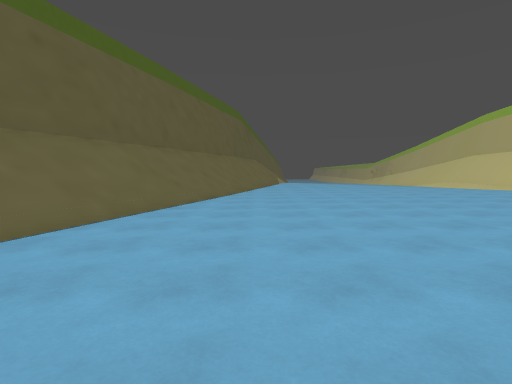
[1] (above)

18 first-person views from a walk through a 3-D level made in the Godot game engine. The camera is 1.4 m above the floor, tilts 4° down and sees 80° across. The floor is counted in squares, 2 m on a side. Each view is taken from the middle of a square. On the plan, view 1 faces up. The plan holds only what a view shows up to about 10 squares ahead; the rest is blank. The place goes on beyond the plan.

[2]
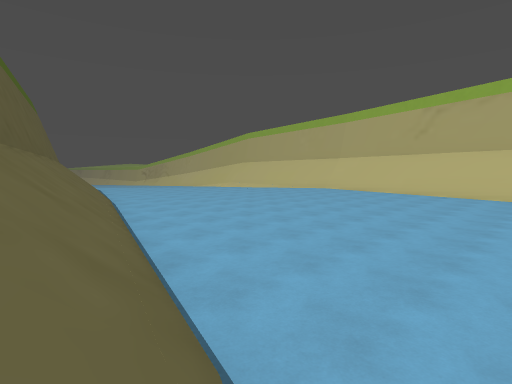

[3]
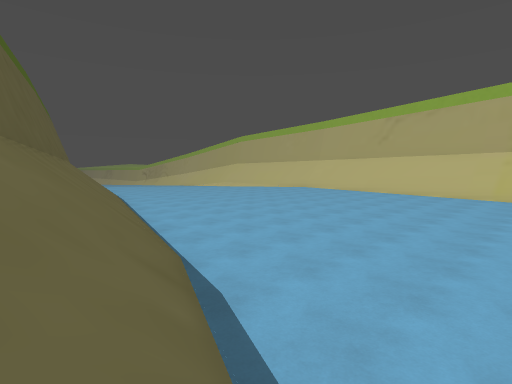

[4]
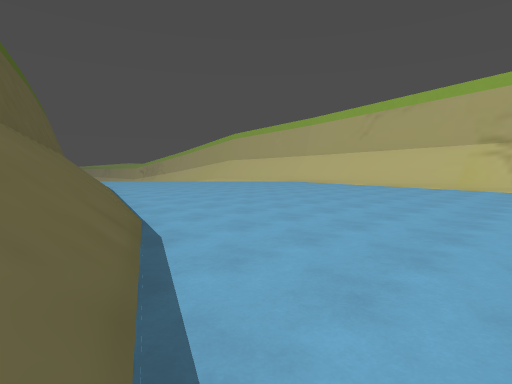

[5]
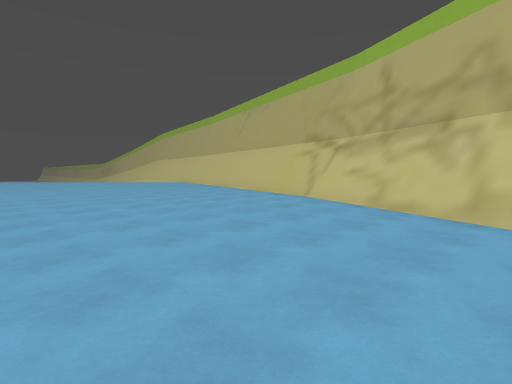

[6]
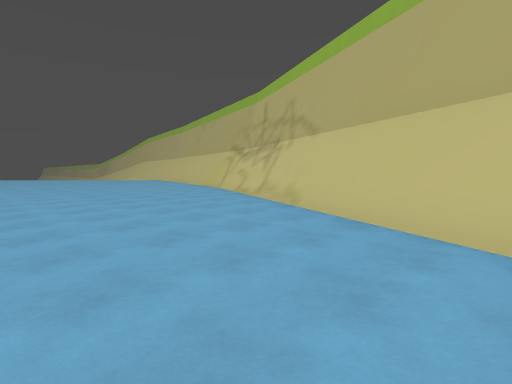

[7]
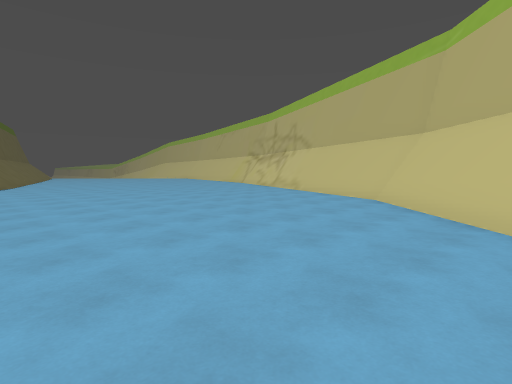

[8]
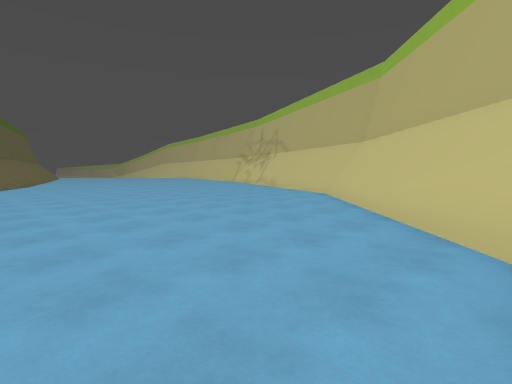

[9]
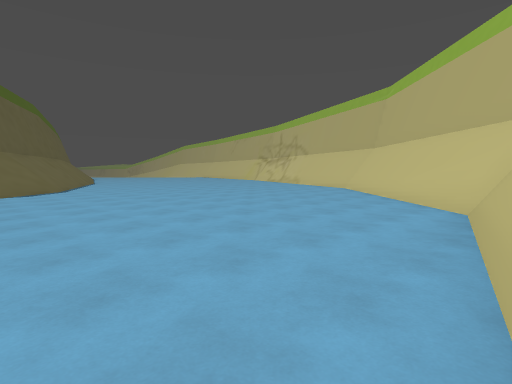

[10]
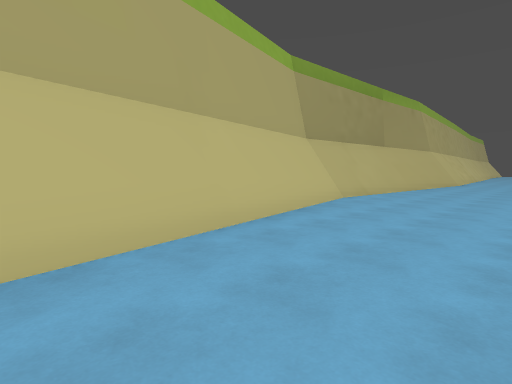

[11]
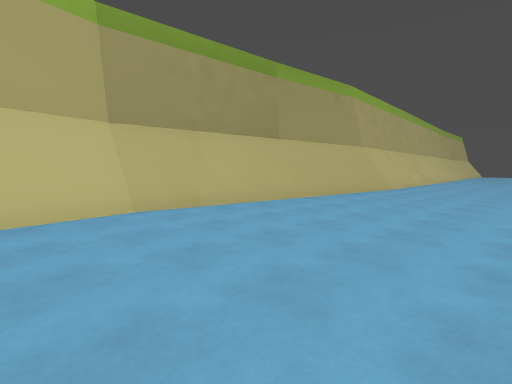

[12]
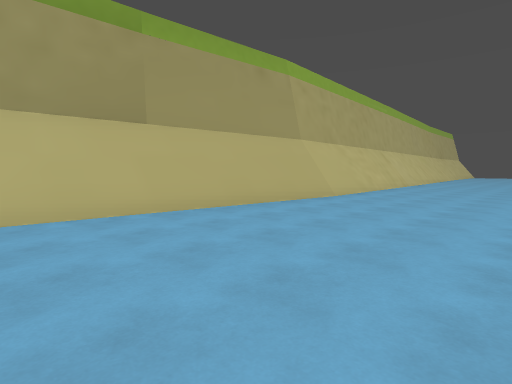

[13]
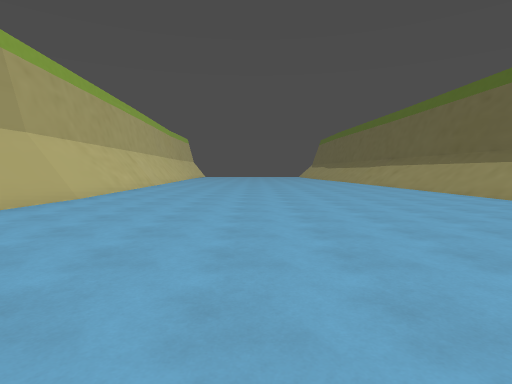

[14]
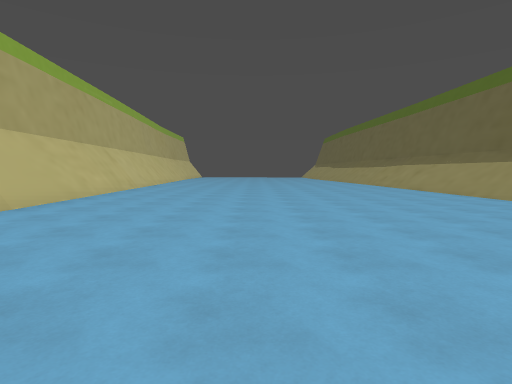

[15]
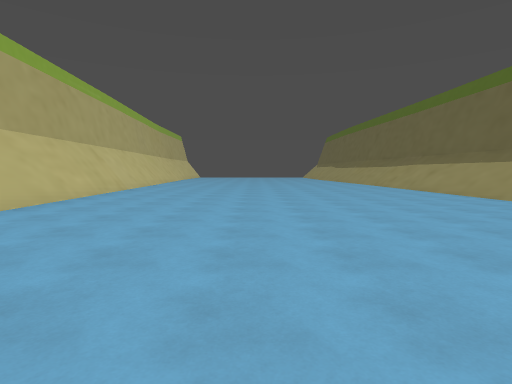

[16]
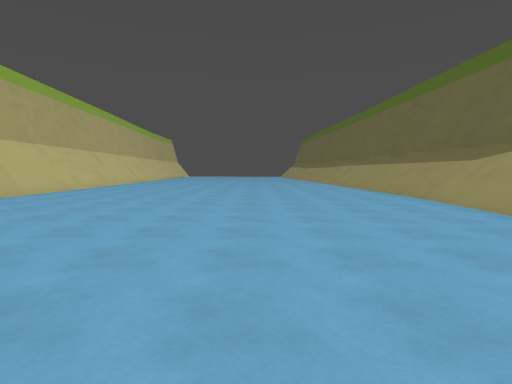

[17]
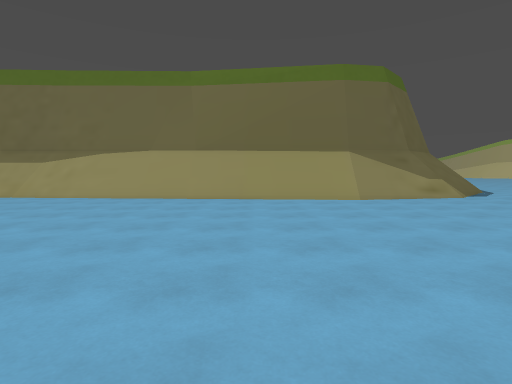

[18]
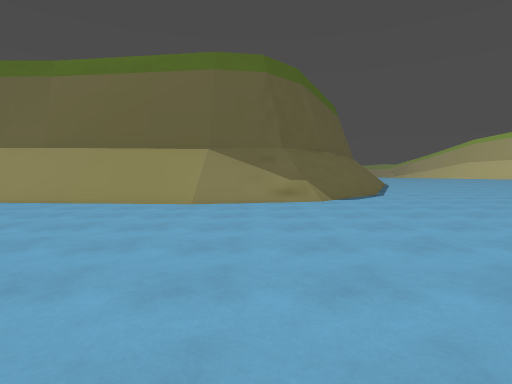

### Floor plan
Key: @ floor where view 1 was taken; # wall or solid block; . floor; / step, stairs or slope.
Columns run from 27 left of view 1 to 9 right of it. Each row starts with its distance up from view 1.
 11                         ##
 10                         #//........
  9                         #//........
  8                         #//........
  7                        ##/........
  6                        #//.......
  5                        #//.......
  4                       ##/.........
  3                       #//..........
  2                       #//..........##
  1                        //..........##
  0                       //...@.......#
 -1                       //..........##
 -2                       /...........##
 -3                       /...........#
 -4                       ...........##
 -5                   ##//...........#
 -6 ###################//...........##
 -7 ////////////////////............#
 -8 //////.////////////............##
 -9 ...............................#
-10 ..............................##
-11 ..............................##
-12 .............................##
-13 ............................##
-14 ...........................##
-15 ..........................##
-16 .........................##
-17 ........................##
-18 ...................######
-19 #####################

Positions as (right, up) in squares from view 1, and headings:
1: (0, 0), facing up
2: (-4, 0), facing up-right
3: (-5, -2), facing up-right
4: (-5, -3), facing up-right
5: (0, -7), facing up-right
6: (-1, -12), facing up-right
7: (-5, -15), facing up-right
8: (-6, -17), facing up-right
9: (-9, -18), facing up-right
10: (-5, -15), facing down-left
11: (-10, -14), facing down-left
12: (-14, -14), facing down-left
13: (-14, -14), facing left
14: (-16, -14), facing left
15: (-17, -14), facing left
16: (-13, -12), facing left
17: (-14, -16), facing up
18: (-10, -15), facing up
